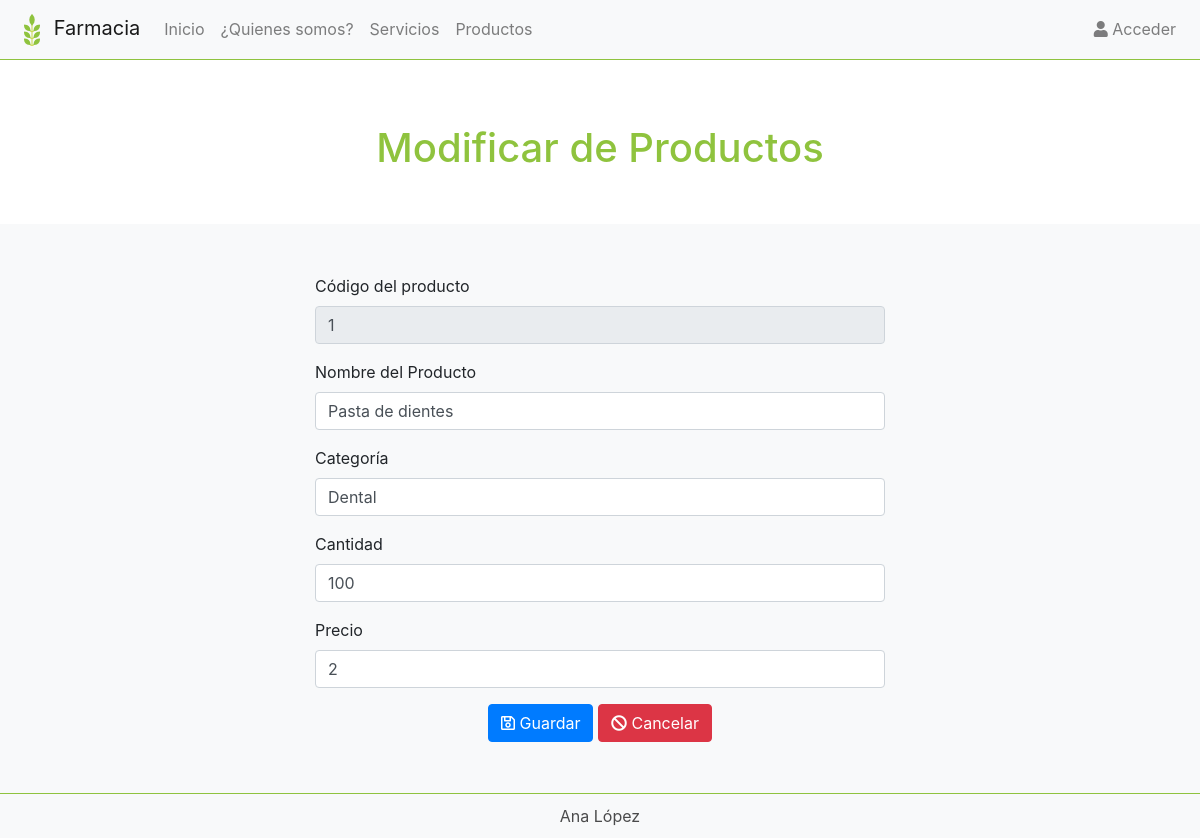
Page /farmacia/fModificar_producto.php?codigo=1 on the committed database.
### tables this page shows
CREATE TABLE `productos` (
  `codigo` int(4) NOT NULL,
  `nombre` varchar(30) NOT NULL,
  `categoria` varchar(20) NOT NULL,
  `cantidad` int(4) NOT NULL,
  `precio` float NOT NULL,
  `imagen` varchar(255) NOT NULL,
  `descripcion` text
);

### farmacia/fModificar_producto.php (the view, shortened to what this page needs)
<html>
	<head>
		<?php include("cnds.php"); ?>
	</head>
	<body>
	<?php include ("menu.php"); ?>
	<div class="jumbotron text-center lmbot">
		<h1>Modificar de Productos</h1>
	</div>
	<?php
		$conexion = mysqli_connect("localhost","root","","tienda") or die("Error BBDD");
		$codigo= $_REQUEST['codigo'];
		$registro = mysqli_query($conexion, "select * from productos where codigo=$codigo") or die("Error");
		$reg=mysqli_fetch_array($registro);
	?>
	<div class="container-fluid bg-light sep">
		<div class="row">
			<div class="col-sm-6 offset-sm-3 text-center">
				<form method="get" action="modificar_productos.php">
					<div class="form-group text-left">
						<label for="codigo">Código del producto</label>
						<input type="text" class="form-control" id="codigo" name="codigo" readonly value="<?php echo $reg['codigo']; ?>">
					</div>
					<div class="form-group text-left">
						<label for="nombre">Nombre del Producto</label>
						<input type="text" class="form-control" id="nombre" name="nombre" value="<?php echo $reg['nombre'];?>">
					</div>
					<div class="form-group text-left">
						<label for="categoria">Categoría</label>
						<input type="text" class="form-control" id="categoria" name="categoria" value="<?php echo $reg['categoria'];?>">
					</div>
					<div class="form-group text-left">
						<label for="cantidad">Cantidad</label>
						<input type="number" class="form-control" id="cantidad" name="cantidad" value="<?php echo $reg['cantidad'];?>">
					</div>
					<div class="form-group text-left">
						<label for="precio">Precio</label>
						<input type="number" class="form-control" id="precio" name="precio" value="<?php echo $reg['precio'];?>">
					</div>
					<div class="form-group text-center">
						<button type="submit" title="Guardar" class="btn btn-primary"><i class="far fa-save"></i> Guardar</button>
						<button type="reset" title="Cancelar" class="btn btn-danger"><i class="fas fa-ban"></i> Cancelar</button>
					</div>
				</form>
			</div>
		</div>
	</div>
	<footer>Ana López</footer>
	</body>
</html>

### farmacia/style.css (style rules this page uses)
footer { text-align: center; background-color: #f8f9fa!important; color: rgba(0,0,0,.7); border-top: 0.1px solid #8fc33e!important; padding: 10px 0px; position: fixed; bottom: 0; width: 100%; }
.jumbotron { background-color: white!important; }
.jumbotron h1 { color: #8fc33e!important; }
.lmbot { margin-bottom: -20px!important; }
.sep { padding-top: 50px; padding-bottom: 80px; }

### rows in the picture
productos: codigo "1", nombre "Pasta de dientes", categoria "Dental", cantidad "100", precio "2"
